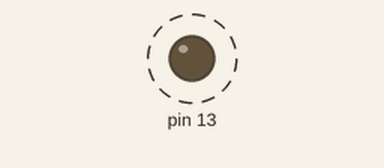
Recording of a sketch running on a simulated Arduino Mega 2560, built with avr-gcc and run on an emulated ATmega2560. Parts: output pins drawn as LEDs (lit = HIGH). Dashed ring = blinking.

Above: at 0.2 s.
Timing chart, 0 to 3.0 s (numbered marks = the images above):
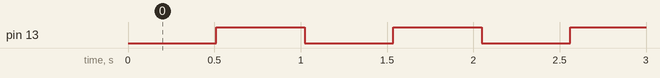

The sketch:

meg_timer1c_toggle.ino
```cpp
/* OC1C test on Arduino Mega/ATmega2560 */

void start_OC1C(uint8_t presc, uint16_t top) {
  const uint8_t WGM_CTC_OCR1A = B0100;
  const uint8_t COM_TOGGLE = B01;

  cli();

  TCCR1A = 0;
  TCCR1B = 0;
  TCCR1C = 0;
  TCNT1 = 0;
  OCR1A = top - 1;

  TCCR1A |= (COM_TOGGLE << COM1C0) | ((WGM_CTC_OCR1A & B0011) << WGM10);
  TCCR1B |= (((WGM_CTC_OCR1A>>2) & B11)<< WGM12)  | (presc << CS10);

  sei();
}

void setup() {
  // put your setup code here, to run once:
  pinMode(13, OUTPUT);
  start_OC1C(5, 8000);
  while (1) {}
}

void loop() {
  // put your main code here, to run repeatedly:

}
```

Measured:
- by itself, pin 13: alternates HIGH for 0.51 s and LOW for 0.51 s
